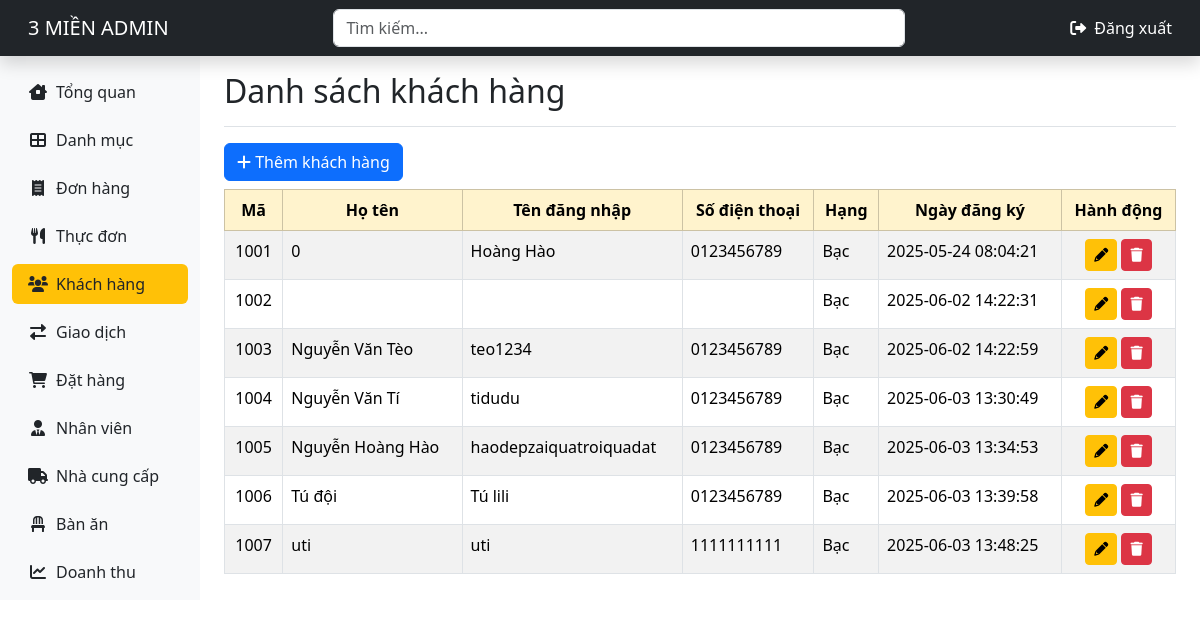
/admin/pages/customers/index.php, run on the app's committed database.
### tables this page shows
CREATE TABLE IF NOT EXISTS `customers` (
  `id` int(11) NOT NULL AUTO_INCREMENT,
  `fullname` varchar(250) DEFAULT NULL,
  `username` varchar(100) DEFAULT NULL,
  `password` varchar(100) DEFAULT NULL,
  `phone` varchar(15) DEFAULT NULL,
  `created_at` timestamp NOT NULL DEFAULT current_timestamp(),
  `rank_id` int(11) DEFAULT 1,
  PRIMARY KEY (`id`),
  KEY `rank_id` (`rank_id`),
  CONSTRAINT `customers_ibfk_1` FOREIGN KEY (`rank_id`) REFERENCES `ranks` (`id`)
);

CREATE TABLE IF NOT EXISTS `ranks` (
  `id` int(11) NOT NULL AUTO_INCREMENT,
  `name` varchar(50) NOT NULL,
  `min_spent` decimal(10,2) DEFAULT NULL,
  `benefits` text DEFAULT NULL,
  PRIMARY KEY (`id`),
  UNIQUE KEY `name` (`name`)
);

### admin/pages/customers/index.php (the view, shortened to what this page needs)
<!DOCTYPE html>
<html lang="en">
<head>
    <?php
    include_once __DIR__ . '/../../../layouts/style.php';
    ?>
</head>
<body>
    <?php
    include_once __DIR__ . '/../../layouts/header.php'
    ?>
    <div class="container-fluid">
        <div class="row">
            <?php
            include_once __DIR__ . '/../../layouts/sidebar.php'
            ?>
            <main class="col-md-9 ms-sm-auto col-lg-10 px-md-4">
                <div class="d-flex justify-content-between flex-wrap flex-md-nowrap align-items-center pt-3 pb-2 mb-3 border-bottom">
                    <h1 class="h2">Danh sách khách hàng</h1>
                </div>
                <?php
                include_once __DIR__ . '/../../../dbconnect.php';
                    $sql = "SELECT c.id, c.fullname, c.username, c.phone, c.created_at, r.name AS rank_name
                            FROM customers c
                            JOIN ranks r ON c.rank_id = r.id
                            ORDER BY c.created_at ASC";
                    $result = mysqli_query($conn, $sql);
                    $arrCustomers = [];
                    while ($row = mysqli_fetch_array($result, MYSQLI_ASSOC)) {
                        $arrCustomers[] = $row;
                    }
                ?>
                    <a href="create.php" class="btn btn-primary mb-2"><i class="fa-solid fa-plus"></i> Thêm khách hàng</a>
                    <table class="table table-striped table-bordered">
                        <thead class="table-warning text-center">
                            <tr>
                                <th>Mã</th>
                                <th>Họ tên</th>
                                <th>Tên đăng nhập</th>
                                <th>Số điện thoại</th>
                                <th>Hạng</th>
                                <th>Ngày đăng ký</th>
                                <th>Hành động</th>
                            </tr>
                        </thead>
                        <tbody>
                            <?php foreach ($arrCustomers as $cus): ?>
                                <tr>
                                    <td class="text-center"><?= $cus['id'] ?></td>
                                    <td><?= htmlspecialchars($cus['fullname']) ?></td>
                                    <td><?= htmlspecialchars($cus['username']) ?></td>
                                    <td><?= htmlspecialchars($cus['phone']) ?></td>
                                    <td><?= htmlspecialchars($cus['rank_name']) ?></td>
                                    <td><?= $cus['created_at'] ?></td>
                                    <td class="text-center">
                                        <a href="edit.php?id=<?= $cus['id'] ?>" class="btn btn-warning btn-sm">
                                            <i class="fa-solid fa-pencil"></i>
                                        </a>
                                        <a href="delete.php?id=<?= $cus['id'] ?>" class="btn btn-danger btn-sm" onclick="return confirm('Bạn có chắc chắn muốn xóa?')">
                                            <i class="fa-solid fa-trash"></i>
                                        </a>
                                    </td>
                                </tr>
                            <?php endforeach; ?>
                        </tbody>
                    </table>
                </div>
        </div>
</body>
</html>

### data on the page
customers: id "1001", fullname "0", username "Hoàng Hào", phone "0123456789", rank.name "Bạc", created_at "2025-05-24 08:04:21"
customers: id "1002", rank.name "Bạc", created_at "2025-06-02 14:22:31"
customers: id "1003", fullname "Nguyễn Văn Tèo", username "teo1234", phone "0123456789", rank.name "Bạc", created_at "2025-06-02 14:22:59"
customers: id "1004", fullname "Nguyễn Văn Tí", username "tidudu", phone "0123456789", rank.name "Bạc", created_at "2025-06-03 13:30:49"
customers: id "1005", fullname "Nguyễn Hoàng Hào", username "haodepzaiquatroiquadat", phone "0123456789", rank.name "Bạc", created_at "2025-06-03 13:34:53"
customers: id "1006", fullname "Tú đội", username "Tú lili", phone "0123456789", rank.name "Bạc", created_at "2025-06-03 13:39:58"
customers: id "1007", fullname "uti", username "uti", phone "1111111111", rank.name "Bạc", created_at "2025-06-03 13:48:25"
